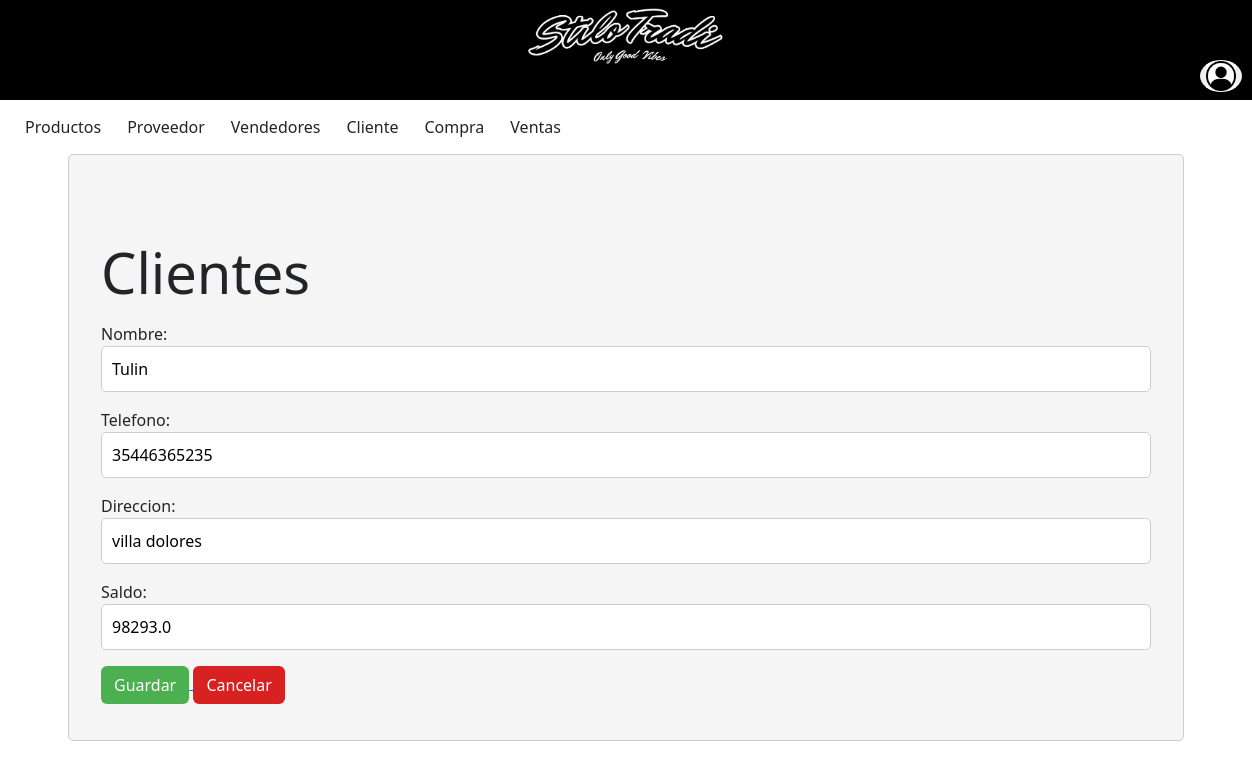
The page /cliente/ClienteModif/4/ on the database its author committed.
### miAplicacion/models.py (models this page shows, shortened)
class Cliente(models.Model):
    Nombre = models.CharField (max_length=50)
    Telefono = models.IntegerField ()
    Direccion = models.CharField (max_length=50)
    Saldo = models.FloatField ()

### miAplicacion/views.py (the view)
# urls.py: path('cliente/ClienteModif/<int:pk>/', views.ClienteModif.as_view(), name='ClienteModif'),
class ClienteModif(UpdateView):
    model = Cliente
    form_class = ClientesForm
    template_name = 'frmClientes.html'
    success_url = reverse_lazy('cliente')

### miAplicacion/forms.py
class ClientesForm(forms.ModelForm):
    class Meta:
        model = Cliente
        fields = ('Nombre','Telefono','Direccion','Saldo')
        widges = {
            'Nombre': forms.TextInput(attrs={'class': 'form-control'}),
            'Telefono': forms.NumberInput(attrs={'class': 'form-control'}),
            'Direccion': forms.TextInput(attrs={'class': 'form-control'}),
            'Saldo': forms.NumberInput(attrs={'class': 'form-control'}),
        }

### miProyecto/templates/frmClientes.html (shortened to what this page needs)
{% extends 'navbar.html' %}
{% load static %}
{% block content %}
<div class="mi-contenedor">
    <div class="container mt-5">
        <div class="row">
            <h3 class="display-4 my-3">Clientes</h3>
                <form method="post" enctype="multipart/form-data">
                    {{ form.as_p }}
                    <a href="{% url 'clienteLista' %}">
                        <button class="btn custom-btn-aceptar" type="submit" >Guardar</button>
                    </a>
                    <a class="btn custom-btn-cancelar" href="/cliente/ClienteLista">Cancelar</a>
                </form>
            </div>
        </div>
    </div>
</div>
{% endblock %}

### miProyecto/static/estilos.css (style rules this page uses)
body { margin: 0; padding: 0; }
.mi-contenedor { background-color: #f5f5f5; padding: 20px; border: 1px solid #ccc; border-radius: 5px; }
input, select, textarea { width: 100%; margin: 5px 0; padding: 10px; border: 1px solid #ccc; border-radius: 5px; }
.btn.custom-btn-aceptar { background-color: #4CAF50; color:#ffffff; }
.btn.custom-btn-cancelar { background-color: rgb(216, 33, 33); color:#ffffff; }

### rows shown on the page
Cliente: Nombre "Tulin", Telefono "35446365235", Direccion "villa dolores", Saldo "98293.0"
